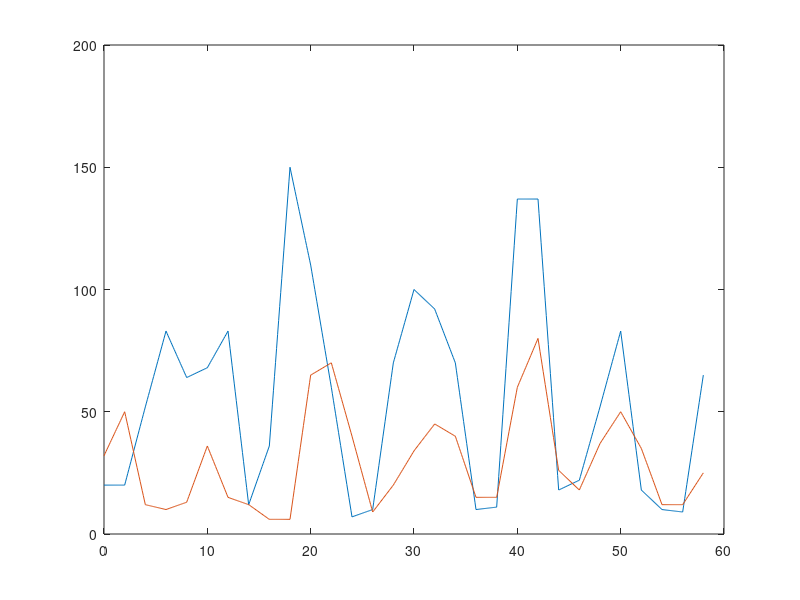

This chart was generated by the following MATLAB code: (Note: this script raises an error after producing the figure.)
%% AMATH 563 HW2

% Saves the hare/lynx data in the format (year past 1845)/hares/lynx
% pop_data = [0:2:58;
%             20 20 52 83 64 68 83 12 36 150 110 60 7 10 70 100 92 70 10 11 137 137 18 22 52 83 18 10 9 65;
%             32 50 12 10 13 36 15 12 6 6 65 70 40 9 20 34 45 40 15 15 60 80 26 18 37 50 35 12 12 25].';
%         
% save("input_files/pop_data.mat", 'pop_data')

%% Part 1: Sparse Regression
% Find the best nonlinear, dynamical systems model to the data using 
% sparse regression.
clear all; close all; clc;
data = load('input_files/pop_data');
pop_data = data.pop_data;


% Interpolate Data for more timepoints
dt = 0.1; % interpolation time step
query_points = 0:dt:58; % time points for interpolation
t_vals = query_points;
x_vals = interp1(pop_data(:,1), pop_data(:,2), query_points);
y_vals = interp1(pop_data(:,1), pop_data(:,3), query_points);

figure(1)
plot(t_vals, x_vals, t_vals, y_vals)


% Compute numerical derivatives of data

xdot = (x_vals(3:end) - x_vals(1:end-2)) ./ (2*dt);
xdot = [(x_vals(2) - x_vals(1))/dt,    xdot,    (x_vals(end) - x_vals(end-1)) / dt];
ydot = (y_vals(3:end) - y_vals(1:end-2)) ./ (2*dt);
ydot = [(y_vals(2) - y_vals(1))/dt,   ydot,   (y_vals(end) - y_vals(end-1)) / dt];


% Define Function Library
% t = time, x = # hares, y = # lynx
function_vector = @(t,x,y) [ones(length(t), 1) x y x.^2 y.^2 x.*y x.^3 y.^3 x.^2.*y y.^2.*x x.^2.*y.^2 ...
                                 t t.^2 t.^3 sin(t) cos(t) sin(x) sin(y) cos(x) cos(y) sin(x.^2) cos(x.^2) ...
                                 exp(t) exp(x) exp(y) ];
function_library = function_vector(t_vals.', x_vals.', y_vals.');

% LASSO
% function_library * X = xdot && function_library * Y = ydot
% 
lambda = 0.045;
x_coeffs = lasso(function_library, xdot.', 'Lambda', lambda);
y_coeffs = lasso(function_library, ydot.', 'Lambda', lambda);

% x_coeffs = function_library \ xdot.';
% y_coeffs = function_library \ ydot.';

%
figure(2)
subplot(121)
bar(x_coeffs)
title('X coefficient values')

subplot(122)
bar(y_coeffs)
title('Y coefficient values')

% Compute predicted model based on coefficents in our sparse regression

dxdt = @(t,x,y) dot(function_vector(t,x,y), x_coeffs);
dydt = @(t,x,y) dot(function_vector(t,x,y), y_coeffs);
f = @(t,x) [ dxdt(t, x(1), x(2)); dydt(t, x(1), x(2))];

[tx, data_est] = ode45(f, t_vals, [x_vals(1); y_vals(1)]);
data_est = real(data_est);

% Plot Results for comparison

figure(3)
subplot(121)
plot(t_vals, x_vals, 'r-', tx, data_est(:,1), 'k-')
title('Historical Hare Populations')
xlabel('Years Past 1845')
ylabel('Population')
legend({'True', 'Estimated'})

subplot(122)
plot(t_vals, y_vals, 'r-', tx, data_est(:,2), 'k-')
title('Historical Lynx Populations')
xlabel('Years Past 1845')
ylabel('Population')
legend({'True', 'Estimated'})



%% Part 2: KL Divergence
% Compute the KL divergence of the best model to the data.
bin_size = 2;
data_range_x = min([x_vals data_est(:,1).']): bin_size : max([x_vals data_est(:,1).']);
data_range_y = min([y_vals data_est(:,2).']): bin_size : max([y_vals data_est(:,2).']);

% generate PDFs (constant offset added to avoid division by zero)
offset = 0.01;
fx = hist(x_vals, data_range_x) + offset;
fy = hist(y_vals, data_range_y) + offset;
gx = hist(data_est(:,1) , data_range_x) + offset;
gy = hist(data_est(:,2) , data_range_y) + offset;

% normalize data

fx = fx / trapz(data_range_x, fx);
fy = fy / trapz(data_range_y, fy);
gx = gx / trapz(data_range_x, gx);
gy = gy / trapz(data_range_y, gy);

% Plot distributions
figure(4)
subplot(121)
plot(data_range_x, fx, 'r-', data_range_x, gx, 'b-');
xlim([data_range_x(1), data_range_x(end) ])
legend({'Data', 'Model'})

subplot(122)
plot(data_range_y, fy, 'r-', data_range_y, gy, 'b-');
legend({'Data', 'Model'})


% Calculate KL Divergence

KL_x = trapz(fx .*log(fx ./ gx));
KL_y = trapz(fy .* log(fy ./ gy));

%% Part 3: Information Criterion
% Retain three of your best three models and compare their AIC and BIC scores.

% Estimate Log likelihood of model
figure(5)

%% Part 4: Time Embeddings
close all; clc;

% Time-delay embed the system and determine if there are latent variables
tskip = 1; % number time points to stagger each measurement by
num_layers = 50; % number of staggered measurements to generate
layer_length = length(x_vals) - tskip*num_layers;
H_x = zeros(num_layers, layer_length);
H_y = zeros(num_layers, layer_length);

for j = 1:num_layers
    H_x(j, :) = x_vals(1+(j-1)*tskip: 1+(j-1)*tskip + layer_length-1);
    H_y(j, :) = y_vals(1+(j-1)*tskip: 1+(j-1)*tskip + layer_length-1);
end

[Ux Sx Vx] = svd(H_x, 'econ');
[Uy Sy Vy] = svd(H_y, 'econ');

% Plot singular values to look for latent variables

% three dominant singular values: outside variable besides just hare/lynx
% populations that plays a role? Or just time I guess
singular_x = diag(Sx) ./ max(diag(Sx));
singular_y = diag(Sy) ./ max(diag(Sy));

figure(6)
subplot(121)
plot(singular_x, 'r.', 'markersize', 10)
title("Time-Embedded Signular Values - Hare Population")
xlabel('Index j')
ylabel('Normalized Singular Value \sigma_j')

subplot(122)
plot(singular_y, 'r.', 'markersize', 10)
title("Time-Embedded Signular Values - Lynx Population")
xlabel('Index j')
ylabel('Normalized Singular Value \sigma_j')

%% Part 5: Belousov-Zhabotinsky Chemical Oscillator
% See what you can do with the data (i.e. repeat the first two steps above)
clear all; close all; clc;

load('input_files/BZ.mat')

% This is a PDE system? Create 3D function library?

% [m,n,k]=size(BZ_tensor); % x vs y vs time data
% for j=1:k 
%     A=BZ_tensor(:,:,j); 
%     pcolor(A), shading interp, pause(0.2) 
% end